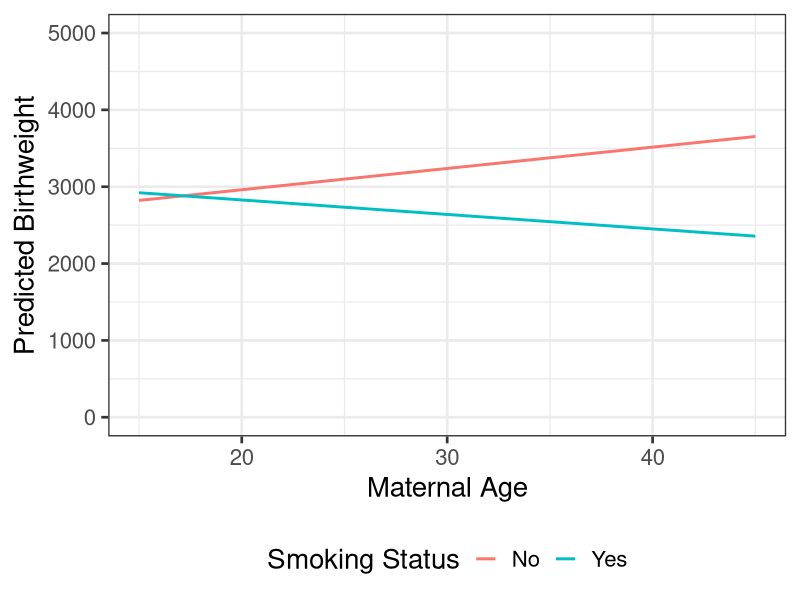
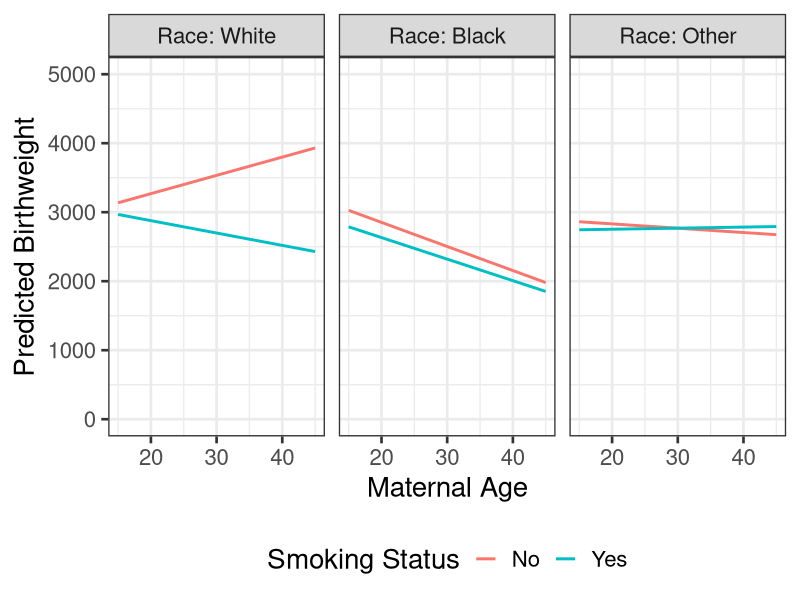
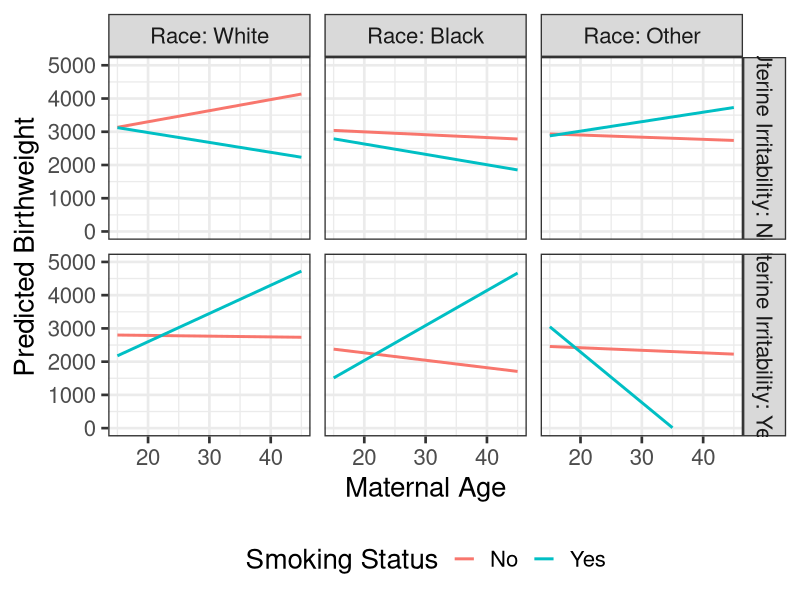
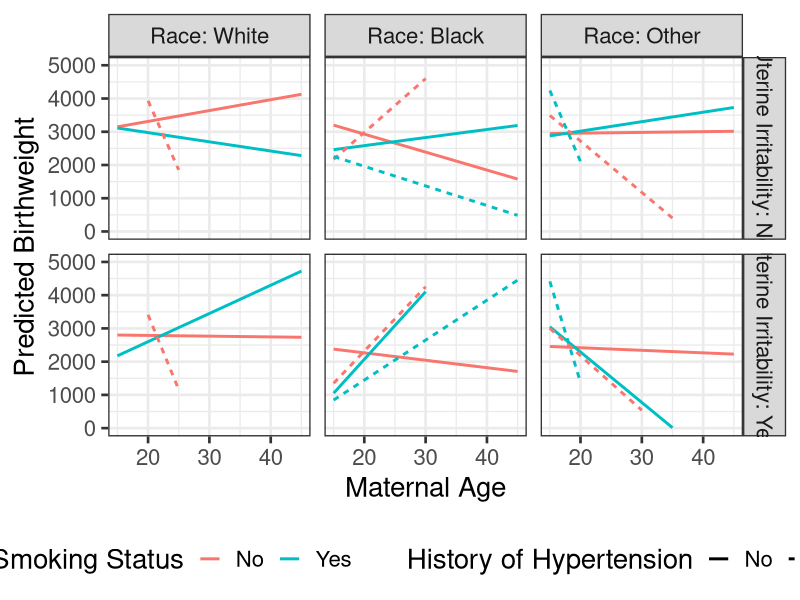

The R script that drew these images, in order:
## ---- chunk 1
#| message: false
#| warning: false
library(tidyverse)
data(birthwt, package = "MASS")
# Relabel smoking
birthwt$smoke <-  factor(birthwt$smoke, levels = c(0,1), labels = c("No", "Yes"))
# Model
mod2 <-  lm(bwt ~ age * smoke, data = birthwt)
# Create new data
newdf <-  expand.grid(age = seq(15, 45, by = 5),
                      smoke = levels(birthwt$smoke))
# Predict
newdf <-  newdf |> 
  mutate(pred = predict(mod2, newdata = newdf))
# Visualise
ggplot(data = newdf, aes(x = age, y = pred, color = smoke)) +
  geom_line(linewidth = 1) +
  xlab("Maternal Age") + ylab("Predicted Birthweight") + labs(color = "Smoking Status") +
  scale_y_continuous(limits = c(0, 5000), breaks = seq(0, 5000, by = 1000)) +
  theme_bw(base_size = 20) +
  theme(legend.position = "bottom")
## ---- chunk 2
# Relabel race
birthwt$race <-  factor(birthwt$race, levels = c(1,2,3), labels = c("White", "Black", "Other"))
# Model
mod3 <-  lm(bwt ~ age * smoke * race, data = birthwt)
# Create new data
newdf <-  expand.grid(age = seq(15, 45, by = 5),
                      smoke = levels(birthwt$smoke),
                      race = levels(birthwt$race))
# Predict
newdf <-  newdf |> 
  mutate(pred = predict(mod3, newdata = newdf))
# Create labels for plotting race
label_race <- c("Race: White", "Race: Black", "Race: Other")
names(label_race) <- c("White", "Black", "Other")
# Visualise
ggplot(data = newdf, aes(x = age, y = pred, color = smoke)) +
  geom_line(linewidth = 1) +
  xlab("Maternal Age") + ylab("Predicted Birthweight") + labs(color = "Smoking Status") +
  scale_y_continuous(limits = c(0, 5000), breaks = seq(0, 5000, by = 1000)) +
  facet_grid(~ race, labeller = labeller(race = label_race)) +
  theme_bw(base_size = 20) +
  theme(legend.position = "bottom")
## ---- chunk 3
#| message: false
#| warning: false
# Relabel uterine irritability
birthwt$ui <-  factor(birthwt$ui, levels = c(0, 1), labels = c("No", "Yes"))
# Model
mod4 <-  lm(bwt ~ age * smoke * race * ui, data = birthwt)
# Create new data
newdf <-  expand.grid(age = seq(15, 45, by = 5),
                      smoke = levels(birthwt$smoke),
                      race = levels(birthwt$race),
                      ui = levels(birthwt$ui))
# Predict
newdf <-  newdf |> 
  mutate(pred = predict(mod4, newdata = newdf))
# Create labels for plotting ui
label_ui <- c("Uterine Irritability: No", "Uterine Irritability: Yes")
names(label_ui) <- c("No", "Yes")
# Visualise
ggplot(data = newdf, aes(x = age, y = pred, color = smoke)) +
  geom_line(linewidth = 1) +
  xlab("Maternal Age") + ylab("Predicted Birthweight") + labs(color = "Smoking Status") +
  scale_y_continuous(limits = c(0, 5000), breaks = seq(0, 5000, by = 1000)) +
  facet_grid(ui ~ race, labeller = labeller(race = label_race, ui = label_ui)) +
  theme_bw(base_size = 20) +
  theme(legend.position = "bottom")
## ---- chunk 4
#| message: false
#| warning: false
# Relabel history of hypertension
birthwt$ht <-  factor(birthwt$ht, levels = c(0, 1), labels = c("No", "Yes"))
# Model
mod5 <-  lm(bwt ~ age * smoke * race * ui * ht, data = birthwt)
# Create new data
newdf <-  expand.grid(age = seq(15, 45, by = 5),
                      smoke = levels(birthwt$smoke),
                      race = levels(birthwt$race),
                      ui = levels(birthwt$ui),
                      ht = levels(birthwt$ht))
# Predict
newdf <-  newdf |> 
  mutate(pred = predict(mod5, newdata = newdf))
# Visualise
ggplot(data = newdf, aes(x = age, y = pred, group = interaction(smoke, ht), color = smoke, linetype = ht)) +
  geom_line(linewidth = 1) +
  xlab("Maternal Age") + ylab("Predicted Birthweight") + labs(color = "Smoking Status", linetype = "History of Hypertension") +
  scale_y_continuous(limits = c(0, 5000), breaks = seq(0, 5000, by = 1000)) +
  facet_grid(ui ~ race, labeller = labeller(race = label_race, ui = label_ui)) +
  theme_bw(base_size = 20) +
  theme(legend.position = "bottom")
